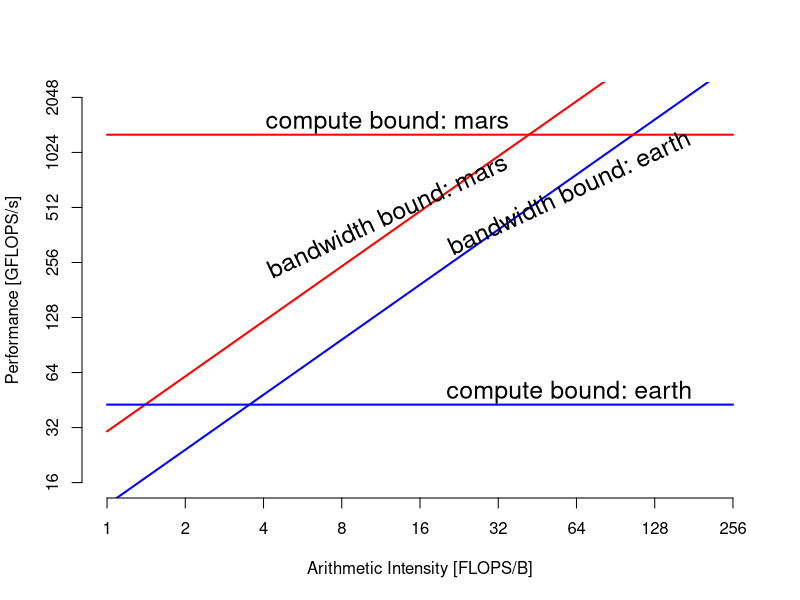

The R script that drew this image:
png("roofline-earth-mars-pure.png", width = 1280, height = 640)

pp_earth =  42.72 # peak performance ... [GFLOPS/s]
pb_earth =   12.1 # peak bandwidth ... [GB/s]
#ai_earth = pp_earth/pb_earth

pp_mars  = 1280.0 # peak performance ... [GFLOPS/s]
pb_mars  =   30.5 # peak bandwidth ... [GB/s]
#ai_mars  = pp_mars/pb_mars

ai = 2^seq(0, 8, 1)

x_at = ai
x_labels = x_at

y_at = 2^seq(4, 11, 1)
y_labels = y_at

plot(ai, pb_earth * ai, xlab = "Arithmetic Intensity [FLOPS/B]",
         xlim = c(x_at[1], x_at[length(x_at)]),
         ylab = "Performance [GFLOPS/s]", 
         ylim = c(y_at[1], y_at[length(y_at)]),
     axes=FALSE, log = "xy", type = "l", col = "blue", lwd = 2)

#plot(ai, pb_mars * ai, add = TRUE)

axis(1, at = x_at, labels = x_labels, tick = TRUE)
axis(2, at = y_at, labels = y_labels, tick = TRUE)


# 10 threads - all
#                   100     204800     819200        kdd
#flops_t10_a = c( 1.3292, 1517.9227, 2225.7196, 3427.6304)
#bw_t10_a    = c(73.4359,  476.2558,  734.1712, 1061.9937)
#
#for (i in 1:4) {
#  ai = flops_t10_a[i] / bw_t10_a[i]
#  points(ai, flops_t10_a[i]/1000, col="powderblue", pch = 15, cex = 1.5)
#}

# 10 threads - all
#                   100    204800     819200        kdd
#flops_t80_a = c( 0.5820, 731.8209, 1164.4394, 1519.8610)
#bw_t80_a    = c(78.4760, 981.6600, 1244,3416, 1420,3577)
#
#for (i in 1:4) {
#  ai = flops_t80_a[i] / bw_t80_a[i]
#  points(ai, flops_t80_a[i]/1000, col="blue", pch = 16, cex = 1.5)
#}


# 10 threads - marked 
#                     100      204800      819200         kdd
#flops_t10_m =  c(385.0818, 12738.9347, 12814.5174, 12995.5919)
#bw_t10_m =     c(150.0137,  2248.9188,  3500.4505,  3451.1885)
#
#for (i in 1:4) {
#  ai = flops_t10_m[i] / bw_t10_m[i]
#  points(ai, flops_t10_m[i]/1000, col="orange", pch = 17, cex = 1.5)
#}

# 80 threads - marked 
#                     100     204800     819200        kdd
#flops_t80_m = c(   7.4574, 4017.8371, 6579.4072, 5940.1009)
#bw_t80_m    = c(1292.0169, 2807.5566, 3312.4733, 3230.9055)
#
#for (i in 1:4) {
#  ai = flops_t80_m[i] / bw_t80_m[i]
#  points(ai, flops_t80_m[i]/1000, col="green", pch = 18, cex = 1.5)
#}


segments(x_at[1], pb_mars * ai[1], x_at[length(x_at)], pb_mars * ai[length(ai)],
         col = "red", lwd = 2)

segments(x_at[1], pp_earth, x_at[length(x_at)], pp_earth,
         col = "blue", lwd = 2)

segments(x_at[1], pp_mars, x_at[length(x_at)], pp_mars,
         col = "red", lwd = 2)

text(60, 620, "bandwidth bound: earth", srt = 25, cex = 1.5)
text(60, 50, "compute bound: earth", cex = 1.5)
text(12, 460, "bandwidth bound: mars", srt = 25, cex = 1.5)
text(12, 1500, "compute bound: mars", cex = 1.5)

dev.off()
